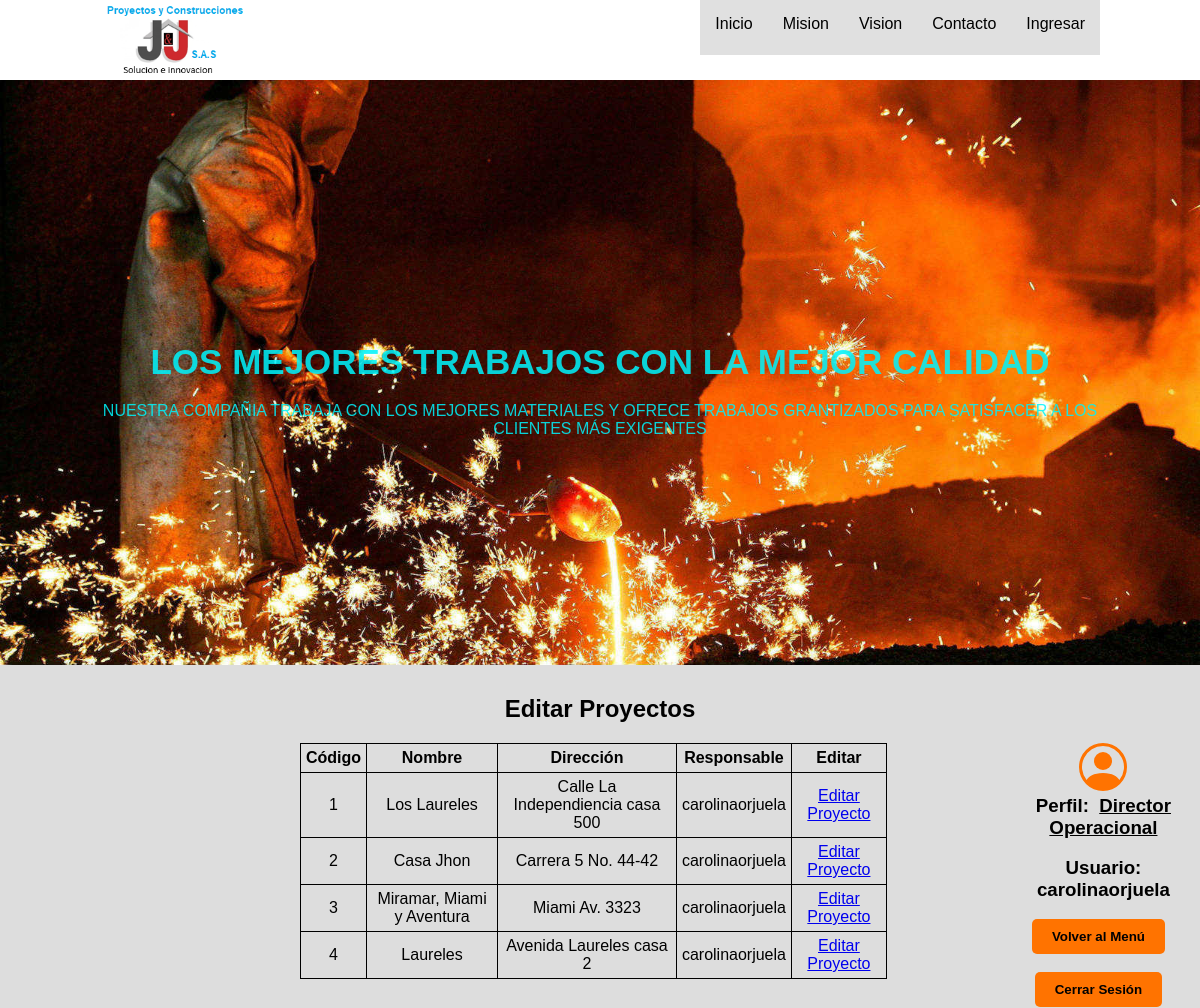
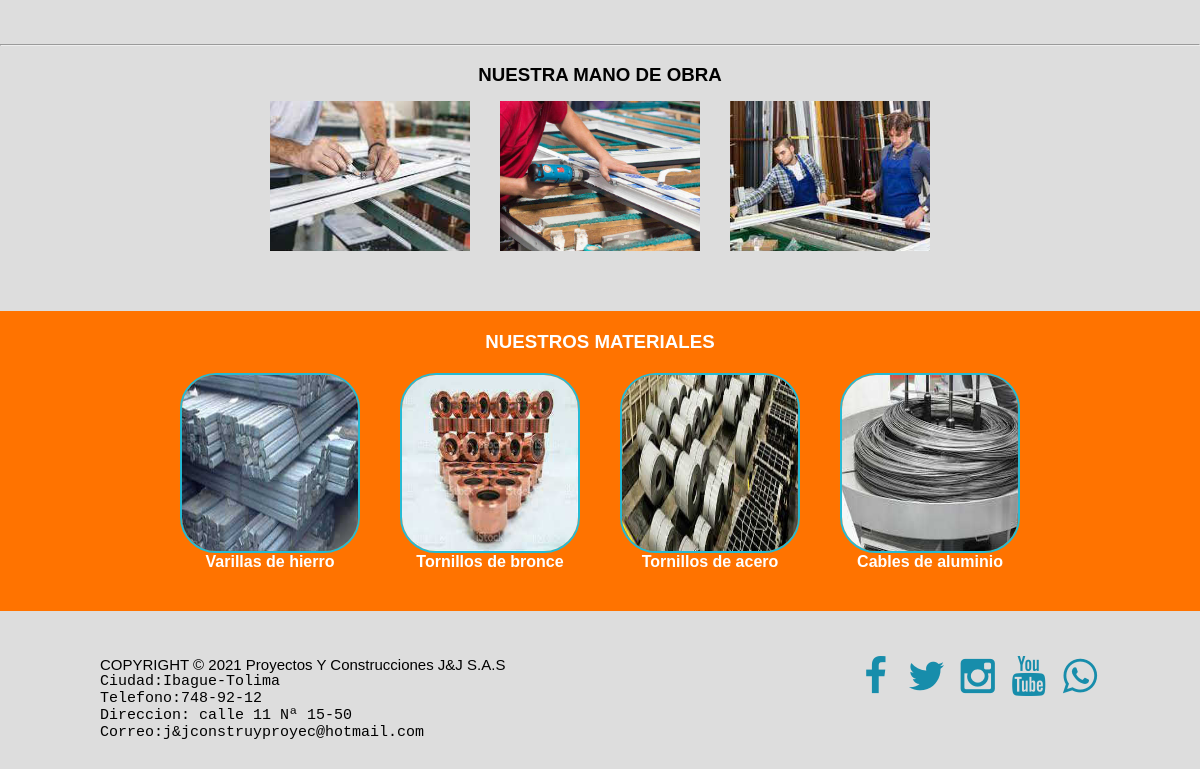
The page /operaciones/operativolistaproyectos (signed in) on the database its author committed (2 pictures, top to bottom).
### operaciones/models.py (models this page shows, shortened)
class Proyectos (models.Model):
    codigo_proyecto = models.AutoField(primary_key=True)  # llave primaria
    nombre_proyecto = models.CharField(max_length=100)
    direccion_proyecto = models.CharField(max_length=100)
    descripcion_proyecto = models.TextField()
    estado = [
        ("Act", "Activo"),
        ("Ter", "Terminado"),
        ("Na", "No Asignado"),
    ]
    estado_proyecto = models.CharField(
        max_length=12, choices=estado, default="Na")
    empleado_responsable = models.ForeignKey(
        CustomUser, null=False, on_delete=models.CASCADE)  # llave foranea

class CustomUser(AbstractUser):
    identificacion = models.PositiveBigIntegerField(
        default="0000000000")
    cargos = [
        ("Gerente General", "Director General"),
        ("Director Operacional", "Director Operacional"),
        ("Almacenista", "Almacenista"),
        ("Contratista", "Contratista")
    ]
    cargo_empleado = models.CharField(
        max_length=50, choices=cargos, default="Contratista")
    telefono_empleado = models.PositiveBigIntegerField(default="0000000000")
    correo_empleado = models.EmailField(default="ejemplo@ejemplo.com")

### operaciones/views.py (the view)
# urls.py: path("operativolistaproyectos", views.operativolistaproyectos,
@login_required(login_url="/inventarios/ingresar")
def operativolistaproyectos(request):
    listado = Proyectos.objects.all()
    return render(request, "operaciones/operativolistaproyectos.html", {
        'listado': listado
    })

### operaciones/templates/operaciones/operativolistaproyectos.html (shortened to what this page needs)
{% extends "inventarios/layout.html" %}
{% block main %}
      <div class="centering">
            <h2>Editar Proyectos</h2>
      </div>
      <section id="bflex">
            <br>
            <div class="floatLeft">
                  <table>
                        <tr>
                              <th><h4>Código</h4></th>
                              <th><h4>Nombre</h4></th>
                              <th><h4>Dirección</h4></th>
                              <th><h4>Responsable</h4></th>
                              <th><h4>Editar</h4></th>
                        </tr>
                  {% for proyecto in listado %}
                        <tr>
                              <td><p>{{ proyecto.codigo_proyecto }}</p></td>
                              <td><p>{{ proyecto.nombre_proyecto }}</p></td>
                              <td><p>{{ proyecto.direccion_proyecto }}</p></td>
                              <td><p>{{ proyecto.empleado_responsable }}</p></td>
                              <td><a href="{% url 'operaciones:operativoeditarproyecto' proyecto.codigo_proyecto %}">Editar Proyecto</a></td>
                        </tr>
                  {% endfor %}
                  </table>
            </div>
            <div class="floatRight">
                  <h3>Perfil:&nbsp;&nbsp;<u>{{ user.cargo_empleado }}</u></h3>
                  <br>
                  {% if user.is_authenticated %}
                        <h3>Usuario: {{ user.username }}</h3>
                  {% endif %}
                  <br>
                  <div class="centering logout">
                        <form action="{% url 'operaciones:redireccionoperativo' %}" method="post">
                              <input autofocus type="submit" Value="Volver al Menú" class="logout" title="Volver al Menú {{ user.cargo_empleado }}">
                        </form>
                  </div>
                  <br>
                  <div class="centering logout">
                        <form action="{% url 'inventarios:salir' %}" method="post">
                              <input type="submit" value="Cerrar Sesión" class="logout" title="Cerrar Sesión {{ user.cargo_empleado }}">
                        </form>
                  </div>
            </div>
            <br><br>
      </section>
{% endblock %}

### inventarios/static/inventarios/styles.css (style rules this page uses)
* { margin: 0; padding: 0; box-sizing: border-box; }
body { font-family: "Franklin Gothic Medium", "Arial Narrow", Arial, sans-serif; background-color: #ddd; }
section { width: 100%; margin-bottom: 45px; text-align: center; top: -30px; }
h2 { margin-bottom: 20px; }
#bflex { text-align: center; width: 100%; display: flex; right: 0%; }
.floatRight { float: right; margin: 0 0 0 10%; }
.floatLeft { float: left; margin-left: 25%; }
#bien h3, h4 { text-align: center; }
.centering { width: 100%; height: auto; display: flex; justify-content: center; text-align: center; }
.LoginForm input[type="submit"], .centering input[type="submit"] { transition: O.3s; margin-right: 10px; border: none; background-color: rgb(255, 115, 0); color: var(--white); padding: 10px 20px; font-weight: bold; border-radius: 5px; }
table, th, td { border:1px solid black; border-collapse: collapse; padding: 5px; }

### rows shown on the page
Proyectos: codigo_proyecto "1", nombre_proyecto "Los Laureles", direccion_proyecto "Calle La Independiencia casa 500", empleado_responsable "carolinaorjuela"
Proyectos: codigo_proyecto "2", nombre_proyecto "Casa Jhon", direccion_proyecto "Carrera 5 No. 44-42", empleado_responsable "carolinaorjuela"
Proyectos: codigo_proyecto "3", nombre_proyecto "Miramar, Miami y Aventura", direccion_proyecto "Miami Av. 3323", empleado_responsable "carolinaorjuela"
Proyectos: codigo_proyecto "4", nombre_proyecto "Laureles", direccion_proyecto "Avenida Laureles casa 2", empleado_responsable "carolinaorjuela"
CustomUser: cargo_empleado "Director Operacional", username "carolinaorjuela"
